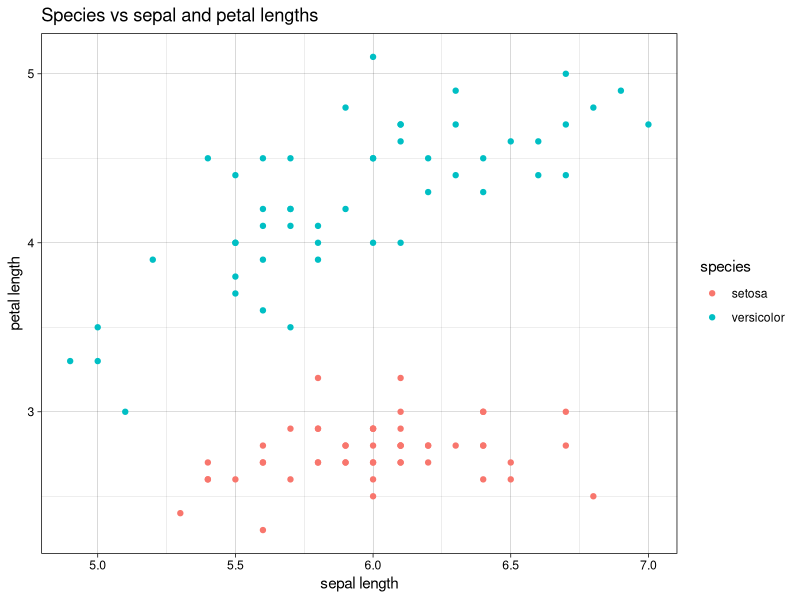
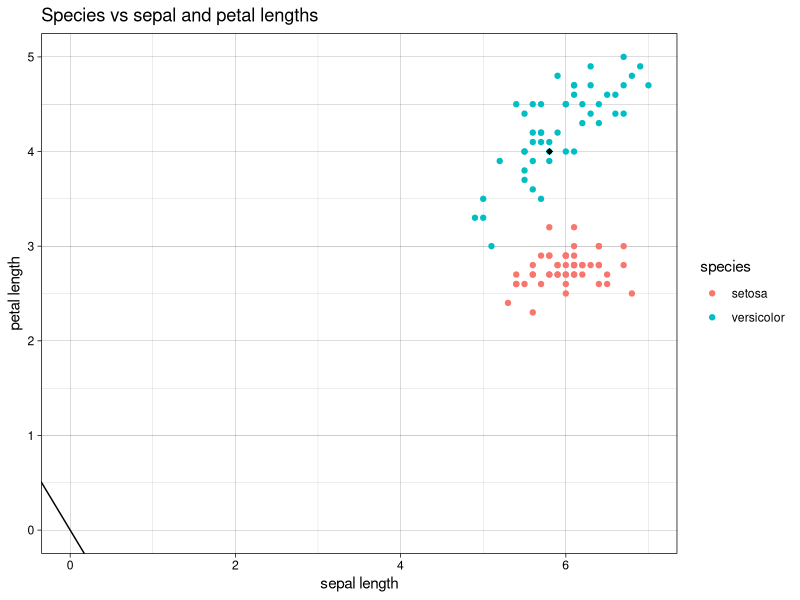
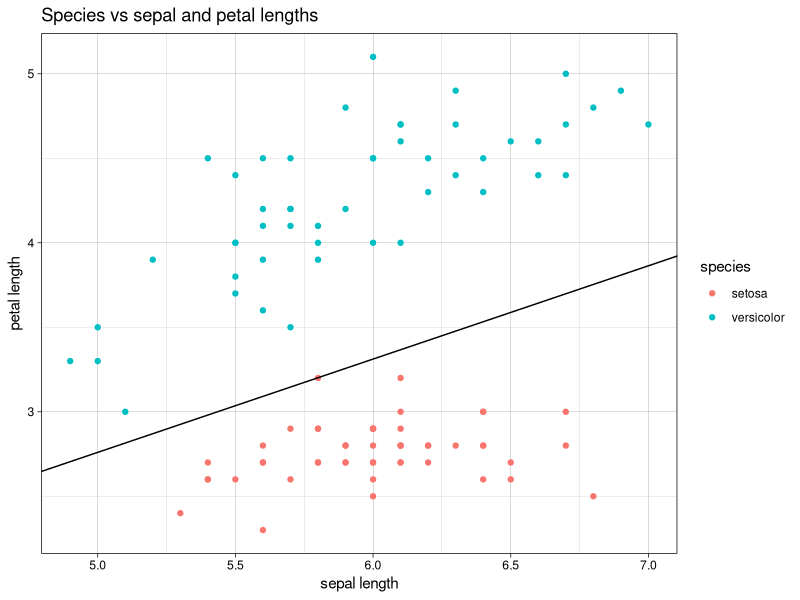

These figures' R source, in order: (Note: this script raises an error after producing the figures.)
## ---- chunk 1
library(tidyverse)
library(patchwork)
library(scales)
knitr::opts_chunk$set(echo = TRUE, message = FALSE, warning=FALSE, 
                      fig.align = 'center', fig.width = 5, fig.height=3, cache = TRUE)
comma <- function(x) format(x, digits = 2, big.mark = ",")
theme_set(theme_linedraw())
color.blues <- c(NA,"#BDD7E7", "#6BAED6", "#3182BD", "#08519C", "#074789", "#063e77", "#053464")
color.itam  <- c("#00362b", "#00503f", "#006953", "#008367", "#009c7b", "#00b68f")


sin_lineas <- theme(panel.grid.major = element_blank(), panel.grid.minor = element_blank())
sin_leyenda <- theme(legend.position = "none")
sin_ejes <- theme(axis.ticks = element_blank(), 
        axis.text = element_blank())

## ---- chunk 2

data(iris)

data <- iris %>% 
    mutate(sepal = ifelse(Species == "setosa", Sepal.Length + 1, Sepal.Length), 
           petal = ifelse(Species == "setosa", Petal.Length + 1.3, Petal.Length),
           species = Species) %>% 
    select(sepal, petal, species) %>% 
    filter(species %in% c("setosa", "versicolor"))

data %>% 
    ggplot(aes( x = sepal, y = petal)) + 
        geom_point(aes(color = species)) + 
        xlab("sepal length") + 
        ylab("petal length") + 
        ggtitle("Species vs sepal and petal lengths")

## ---- chunk 3

data <- data %>% 
    mutate(target = ifelse(species == 'setosa', 1, -1))

## ---- chunk 4

w <- c(w1 = 0, w2 = 0)
w

## ---- chunk 5

dt.misclass <- data %>% 
    mutate(yhat = sign(w[1] * sepal + w[2] * petal), 
           loss = target * yhat) %>% 
    summarise(misclass = which(loss <= 0 )) %>% 
    pull(misclass)


if (length(dt.misclass) > 0){
    # id <- dt.misclass[1]
    id <- sample(dt.misclass, 1)
} else {
    id <- NA
}

x <- simplify2array(data %>% select(sepal, petal) %>% slice(id))
y <- simplify2array(data %>% select(target) %>% slice(id))

dw <- y * x
w <- w + dw

data %>% 
    ggplot(aes( x = sepal, y = petal)) + 
        geom_point(aes(color = species)) + 
        geom_point(data = data %>% slice(id), 
                   aes(x = sepal, y = petal), 
                   size = 2, shape = 18) + 
        geom_abline(slope = -w[1]/w[2], intercept = 0, color = 'black') + 
        xlab("sepal length") + 
        ylab("petal length") + 
        ylim(0, 5) + xlim(0, 7) +
        ggtitle("Species vs sepal and petal lengths")


## ---- chunk 6

w <- c(w1 = 0, w2 = 0)
W_history <- w
P_history <- c(NULL)

for (iter in seq(800)){
    dt.misclass <- data %>% 
        mutate(yhat = sign(w[1] * sepal + w[2] * petal), 
               loss = target * yhat) %>% 
        summarise(misclass = which(loss <= 0 )) %>% 
        pull(misclass)
    
    
    if (length(dt.misclass) > 0){
        id <- dt.misclass[1]
        # id <- sample(dt.misclass, 1)
        P_history  <- cbind(P_history, id)
    } else {
        break
    }
    
    x <- simplify2array(data %>% select(sepal, petal) %>% slice(id))
    y <- simplify2array(data %>% select(target) %>% slice(id))
    
    dw <- y * x
    w <- w + dw
    W_history <- bind_rows(W_history, w)
}

W_history
## ---- chunk 7

data %>% 
    ggplot(aes( x = sepal, y = petal)) + 
        geom_point(aes(color = species)) +
        geom_abline(slope = -w[1]/w[2], intercept = 0, color = 'black') + 
        xlab("sepal length") + 
        ylab("petal length") + 
        ggtitle("Species vs sepal and petal lengths")

## ---- chunk 8
data %>% 
    mutate(yhat = sign(w[1] * sepal + w[2] * petal), 
           loss = target * yhat)
    filter(loss )

